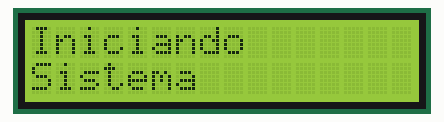
The sketch below on a simulated Arduino Uno, built with avr-gcc and run on an emulated ATmega328P. Parts: 16×2 character LCD.

Above: at 0.1 s.
At 2.1 s:
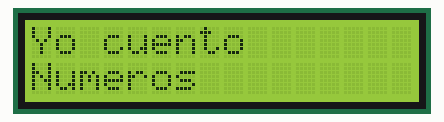
At 3.1 s:
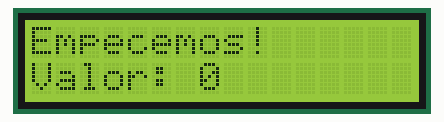
At 12.1 s:
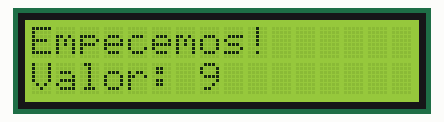
At 20.1 s:
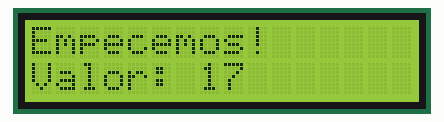
At 38.1 s:
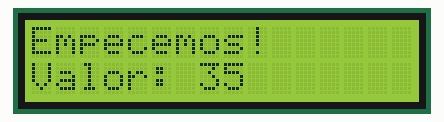

Measured:
- what the display in image 1 shows lasts 1.0 s, from 2.1 s to 3.1 s

The sketch:

UNT-Clase-Arduino08_001.ino
```cpp
// Liberia para LCD
#include <LiquidCrystal.h>

// Configuramos LCD (Pines Entre Arduino y LCD)
LiquidCrystal lcd(12, 11, 5, 4, 3, 2);

int contador = 0;

void setup()
{
  // Inicializamos LCD
  lcd.begin(16, 2);
  //
  lcd.print("Iniciando");
  // Indicamos Linea en LCD
  lcd.setCursor(0, 1);
  lcd.print("Sistema");
  delay(1000);
  // Limpiamos LCD
  lcd.clear();
  delay(1000);
  lcd.print("Yo cuento");
  lcd.setCursor(0, 1);
  lcd.print("Numeros");
  delay(1000);
  lcd.clear();
  lcd.print("Empecemos!");
  lcd.setCursor(0, 1);
  lcd.print("Valor:");
}

void loop()
{
  lcd.setCursor(7, 1);
  lcd.print(contador);
  contador++;
  delay(1000);
}
```
